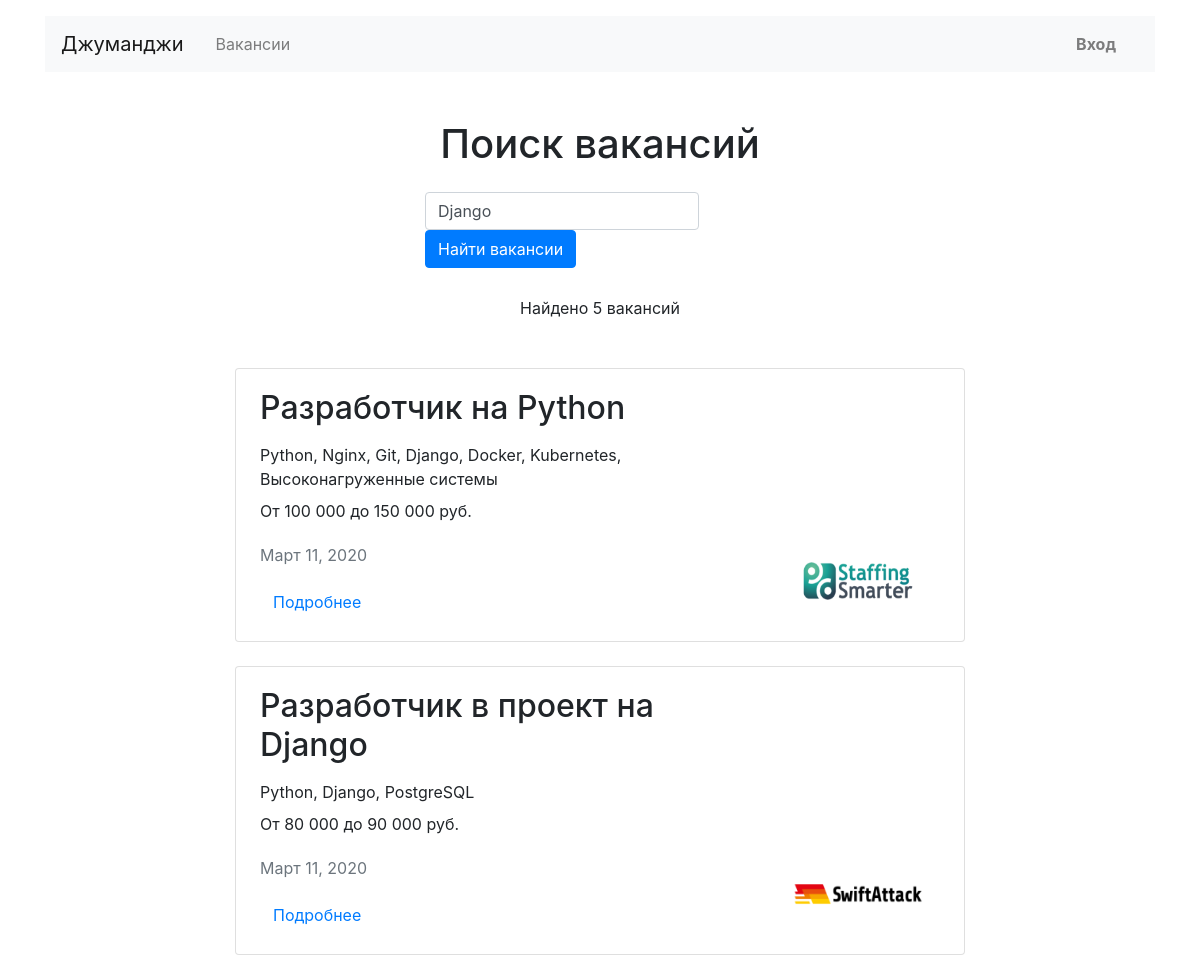
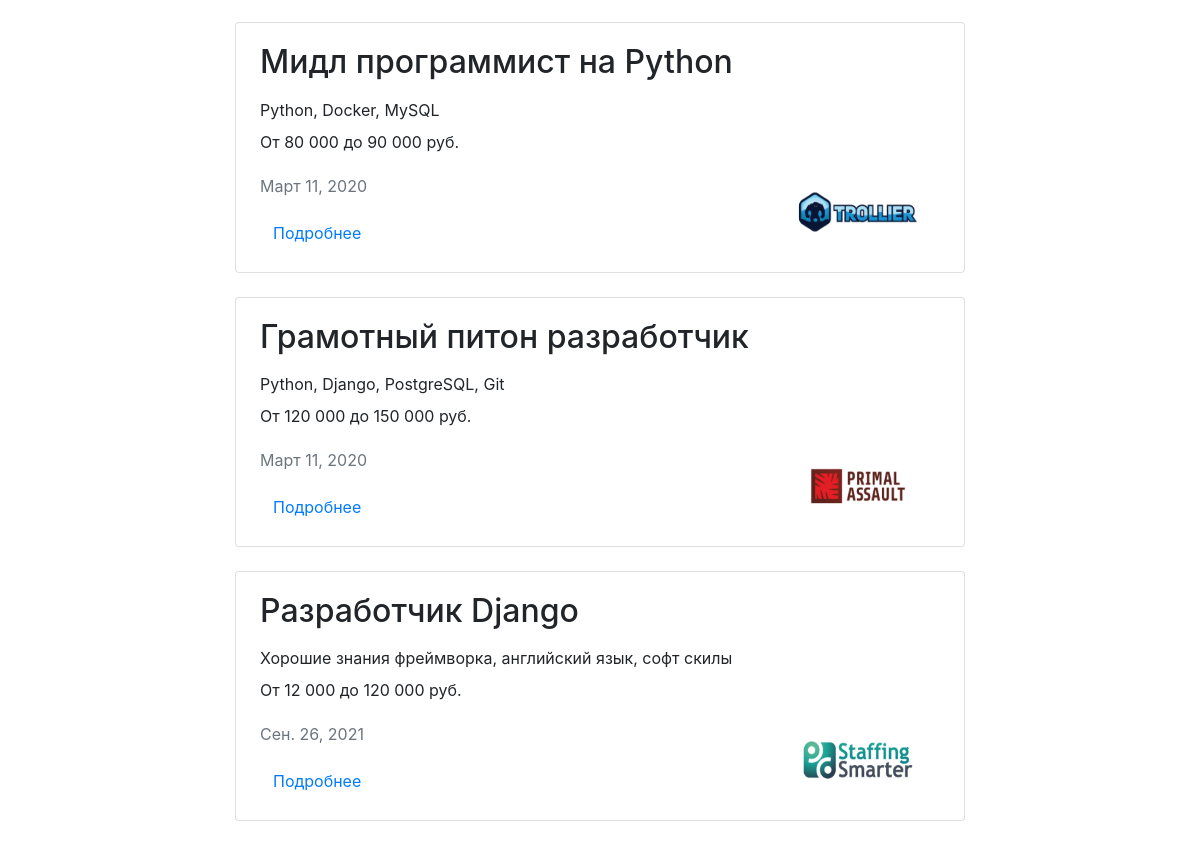
/search/?q=Django, run on the app's committed database (2 pictures, top to bottom).
### vacancies/models.py (models this page shows, shortened)
class Vacancy(models.Model):
    title = models.CharField(max_length=50)
    specialty = models.ForeignKey(
        Specialty,
        on_delete=models.CASCADE,
        related_name="vacancies"
    )
    company = models.ForeignKey(
        Company,
        on_delete=models.CASCADE,
        related_name="vacancies"
    )
    skills = models.TextField()
    description = models.TextField()
    salary_min = models.IntegerField()
    salary_max = models.IntegerField()
    published_at = models.DateField(auto_now_add=True)

class Company(models.Model):
    name = models.CharField(max_length=20)
    location = models.CharField(max_length=20)
    logo = models.ImageField(
        upload_to=MEDIA_COMPANY_IMAGE_DIR,
        blank=True
    )
    description = models.TextField()
    employee_count = models.IntegerField()
    owner = models.OneToOneField(
        User,
        on_delete=models.CASCADE,
    )

### vacancies/views/pages_views.py (the view)
# urls.py: path('search/', SearchListView.as_view(), name='search')
class SearchListView(ListView):
    template_name = 'search.html'
    context_object_name = 'vacancies'
    def get_queryset(self):
        query = self.request.GET.get('q')
        object_list = Vacancy.objects.filter(
            Q(title__icontains=query) | Q(description__icontains=query)
        ).select_related('company')
        return object_list

### templates/search.html
{% extends 'base.html' %}
{% load humanize %}
{% block content %}
<main class="container mt-3">
    <section>
        <h1 class="h1 text-center mt-5 mb-4">Поиск вакансий</h1>
        <div class="row">
            <div class="col-md-7 col-lg-5 col-xl-4 col-sm-8 mx-auto">
                <form action="{% url 'search' %}" class="form-inline sm-form mr-auto mb-4" enctype="multipart/form-data"
                      method="get">
                    <input class="form-control mr-sm-2" name="q" type="text" placeholder="Например: ios" value="{{ request.GET.q }}"
                           aria-label="Search">
                    <button class="btn btn-primary  my-0" type="submit">Найти вакансии</button>
                </form>
            </div>
        </div>
        {% if vacancies%}
        <p class="text-center pt-1">Найдено {{ vacancies.count }} вакансий</p>
        <div class="row mt-5">
            <div class="col-12 col-lg-8 offset-lg-2 m-auto">
                {% for vacancy in vacancies %}
                <div class="card mb-4">
                    <div class="card-body px-4">
                        <div class="row">
                            <div class="col-12 col-md-8 col-lg-9">
                                <h2 class="h2 pb-2">{{ vacancy.title }}</h2>
                                <p class="mb-2">{{ vacancy.skills }}</p>
                                <p>От {{ vacancy.salary_min|intcomma }} до {{ vacancy.salary_max|intcomma }} руб.</p>
                                <p class="text-muted pt-1">{{ vacancy.published_at }}</p>
                                <a class="btn btn-link" href="{% url 'vacancy_view' vacancy.id %}">Подробнее</a>
                            </div>
                            <div class="col-12 col-md-4 col-lg-3 d-flex align-items-end">
                                <a href="{% url 'company_view' vacancy.company.id %}"><img
                                        src="/media/{{ vacancy.company.logo }}" width="130" height="80" alt=""></a>
                            </div>
                        </div>
                    </div>
                </div>
                {% endfor %}
                {% else %}
                <br>
                                <h2 class="text-center">Ничего не найдено</h2>
                {% endif %}
    </section>
</main>
{% endblock %}

### data on the page
Vacancy: title "Разработчик на Python", skills "Python, Nginx, Git, Django, Docker, Kubernetes, Высоконагруженные системы", salary_min "100 000", salary_max "150 000", published_at "Март 11, 2020", company.logo (picture)
Vacancy: title "Разработчик в проект на Django", skills "Python, Django, PostgreSQL", salary_min "80 000", salary_max "90 000", published_at "Март 11, 2020", company.logo (picture)
Vacancy: title "Мидл программист на Python", skills "Python, Docker, MySQL", salary_min "80 000", salary_max "90 000", published_at "Март 11, 2020", company.logo (picture)
Vacancy: title "Грамотный питон разработчик", skills "Python, Django, PostgreSQL, Git", salary_min "120 000", salary_max "150 000", published_at "Март 11, 2020", company.logo (picture)
Vacancy: title "Разработчик Django", skills "Хорошие знания фреймворка, английский язык, софт скилы", salary_min "12 000", salary_max "120 000", published_at "Сен. 26, 2021", company.logo (picture)

### other printed values
{{ vacancies.count }} "5"
